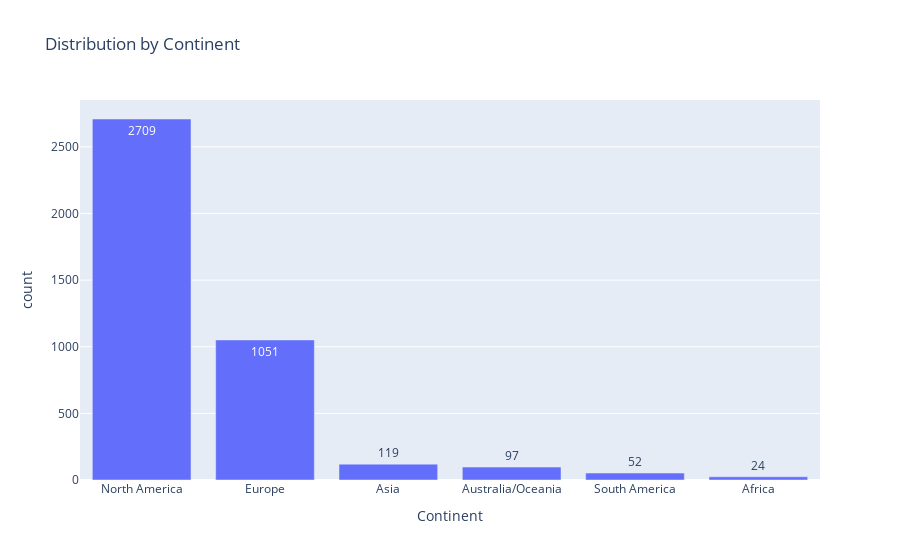

The code cell stored with this chart in its notebook:
### Code cell
bar_chart(
    df=continent_df, xaxis="Continent", yaxis="count", title="Distribution by Continent"
)

### Figure 1 — Plotly figure (JSON) as saved in the notebook; plotly's stock layout.template omitted (floating-point values rounded to 4 significant figures)
{"data": [{"alignmentgroup": "True", "hovertemplate": "Continent=%{x}<br>count=%{y}<extra></extra>", "legendgroup": "", "marker": {"color": "#636efa", "pattern": {"shape": ""}}, "name": "", "offsetgroup": "", "orientation": "v", "showlegend": false, "textposition": "auto", "texttemplate": "%{y}", "type": "bar", "x": ["North America", "Europe", "Asia", "Australia/Oceania", "South America", "Africa"], "xaxis": "x", "y": [2709, 1051, 119, 97, 52, 24], "yaxis": "y"}], "layout": {"barmode": "relative", "legend": {"tracegroupgap": 0}, "title": {"text": "Distribution by Continent"}, "xaxis": {"anchor": "y", "domain": [0, 1], "title": {"text": "Continent"}}, "yaxis": {"anchor": "x", "domain": [0, 1], "title": {"text": "count"}}}}
